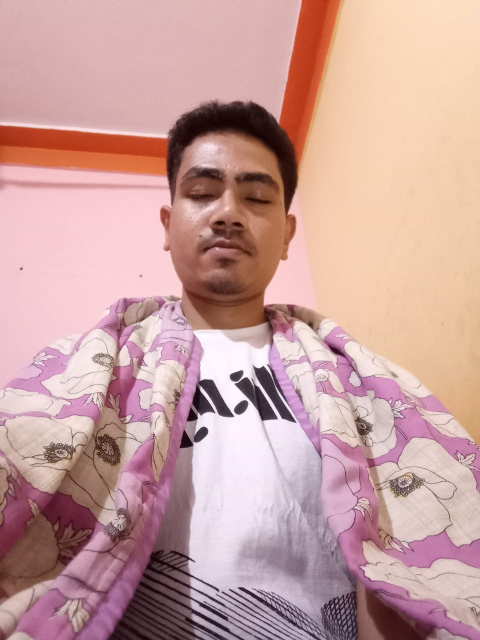
#> input picture data/testing/closed_0.jpg, 960 x 1280 px (shown at 1/2 size)
$ jupyter execute --allow-errors machine_learning.py.ipynb
#> lines starting #> are read from the running program, lines starting #| are printed output that depends on the picture
[cell 1]
# Project description.
# Detect whether a person is sleeping or not from a video. Good to be implemented on smart TVs using
# Adroid/WebOS.

[cell 2]
# Importing necessary modules.
import cv2
import matplotlib.pyplot as plt
import numpy as np

[cell 3]
# Importing the image to the env.
# img_1 = cv2.imread('data/training_raw/open_eye_person/1_6.jpg')
img_1 = cv2.imread('data/testing/closed_0.jpg')
#> img_1 is the input picture: shape (1280, 960, 3); mean B, G, R 157.8, 160.7, 200.7
# Converting the image to gray sclale.
img_1 = cv2.cvtColor(img_1, cv2.COLOR_BGR2GRAY)
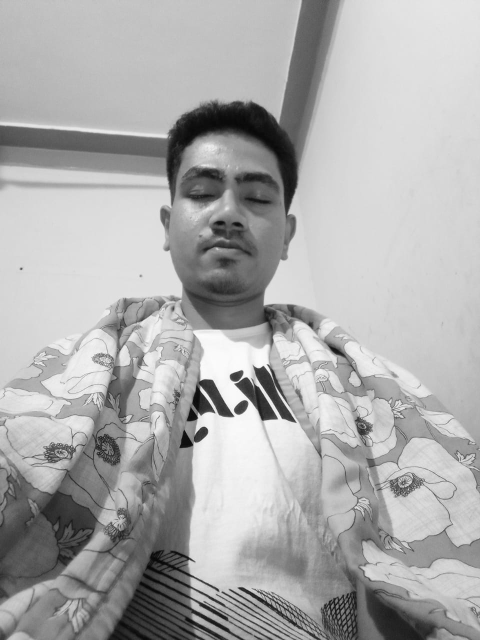
#> img_1: shape (1280, 960) (shown at 1/2 size); min 4, max 253, mean 172.3
print(img_1.shape)
#| (1280, 960)

# Displaying the image.
plt.imshow(img_1, cmap='gray')
plt.show()

[cell 4]
# Now detecting face from the image.
trained_face_data = cv2.CascadeClassifier('haarcascade_frontalface_default.xml')
face_coordinates = trained_face_data.detectMultiScale(img_1)
#> face_coordinates = [[746, 1106, 57, 57], [605, 706, 79, 79], [305, 258, 312, 312]]

img_1_face = []
# Draw rectangles around the faces
for (x, y, w, h) in face_coordinates:
    img_1_face.append(img_1[y:y + h, x:x + w])
#> this loop made 3 passes
#> after the loop, img_1_face = 3 items

# Converting the croped image to numpy array.
img_1_face = np.array(img_1_face[0])
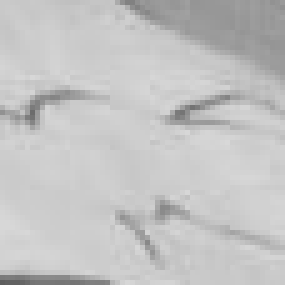
#> img_1_face: shape (57, 57) (shown 5 times larger); min 94, max 216, mean 195.3
print(img_1_face.shape)
#| (57, 57)

plt.imshow(img_1_face, cmap='gray')
plt.show()

[cell 5]
# Now detecting eye from the face. We will just detect the left eye. If a person is sleeping then both the eyes
# should be closed. Due to mirroring effect the the left eye detector seems to be detecting as the rigth eye
# of the photo.
trained_eye_data = cv2.CascadeClassifier('haarcascade_lefteye_2splits.xml')
eye_coordinates = trained_eye_data.detectMultiScale(img_1_face)
#> eye_coordinates = ()

img_1_eye = []
# Draw rectangles around the faces
for (x, y, w, h) in eye_coordinates:
    img_1_eye.append(img_1_face[y:y + h, x:x + w])
#> this loop made 0 passes
#> after the loop, img_1_eye = []

# Converting the croped image to numpy array.
#> (the rest of this cell did not finish here and is left out)

[cell 6]
# Importing our Machine Learning Model to test it.
from sklearn.linear_model import LogisticRegression
# For saving the file.
import pickle

filename = 'logistic_regression_model.sav'
#> (the rest of this cell did not finish here and is left out)

## Doing Machine Learning to Classify open and closed eyes.

[cell 7]
# Importing necessary modules.
import numpy as np
import matplotlib.pyplot as plt
import cv2
import os

### Getting the data imported in to our environment

[cell 8]
classes = ['Closed', 'Open']
X = []
y = []

# Lists all the file names from the Source folder
# Getting data for Open eyes.
base_path = 'data/training/open_eye/'
files = os.listdir(base_path)
files = [file for file in files if file[-1] != '~']
print('No. of files: ', len(files))

for file in files:
    # Creating the File path (Image Path).
    file_path = base_path + file
    # Opening the Image using OpenCV
    inst_img = cv2.imread(file_path)
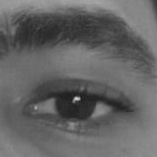
#> input picture data/training/open_eye/1_0.jpg, 157 x 157 px
#> inst_img is the input picture: shape (157, 157, 3); min 27, max 215, mean 100.1
    # Converting the image to 32*32 pixel images.
    inst_img = cv2.resize(inst_img, (32, 32))
#> inst_img: shape (32, 32, 3)
    # Using just one channel of the image by converting it to graysclae image.
    inst_img = cv2.cvtColor(inst_img, cv2.COLOR_BGR2GRAY)
#> inst_img: shape (32, 32)
    # Converting the img to a Numpy Array
    inst_img_arr = np.array(inst_img)
    # Adding the Image Array to the Container Array.
    X.append(inst_img_arr)

    # The other thing is to use grab the label from the Image name.
    inst_label = int(file[0])
    # Append the label to the 'y' Array.
    y.append(inst_label)

# Getting data for Closed eyes.
base_path = 'data/training/closed_eye/'
#> (the rest of this cell did not finish here and is left out)
